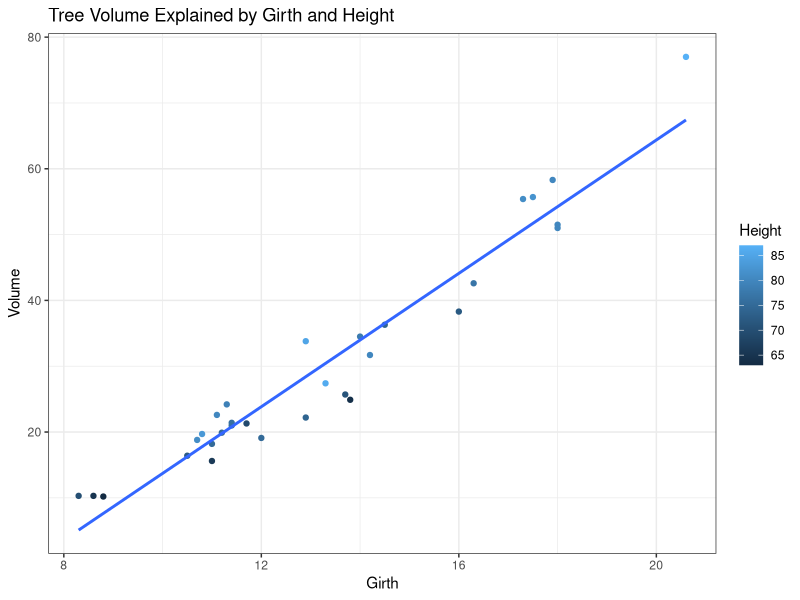
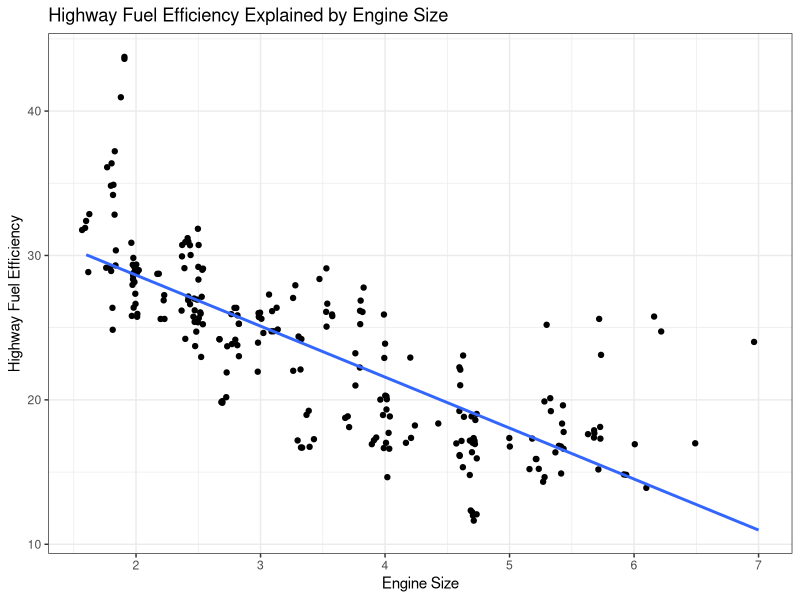
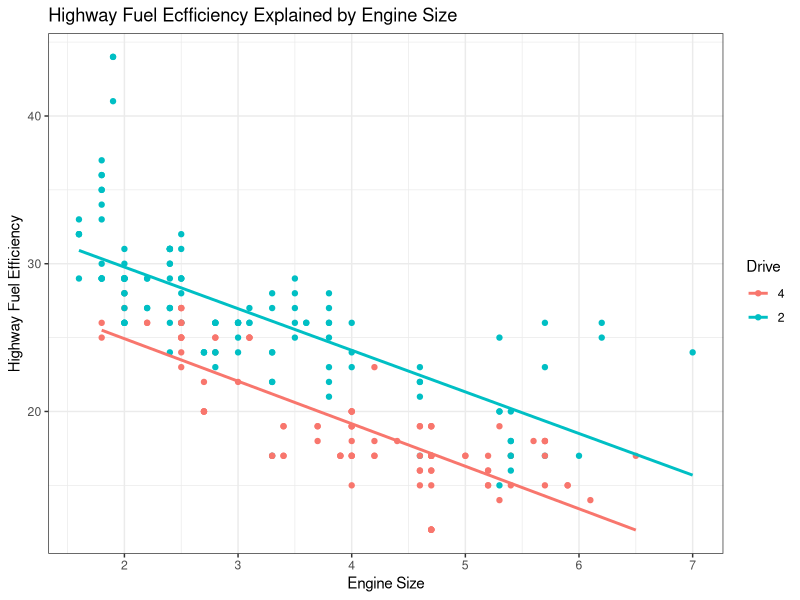
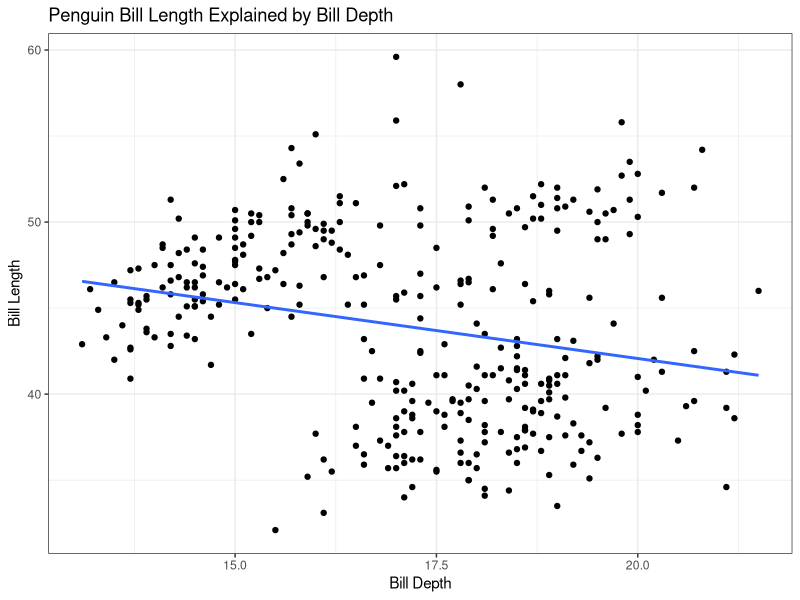
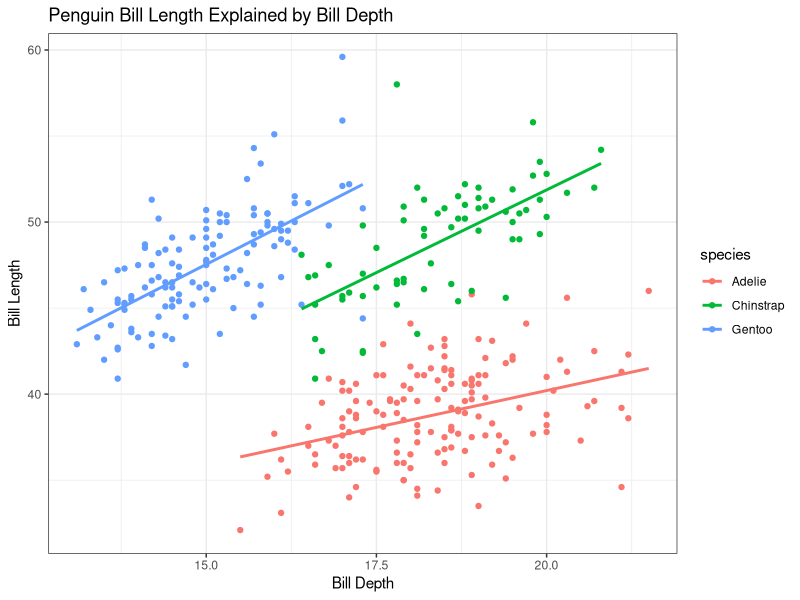

Reproduce these figures in R, in order.
## ---- chunk 1
#| label: Load Libraries
#| message: false
#| warning: false
#| include: false
library(tidyverse)
library(palmerpenguins)
## ---- chunk 2
#| label: Visualize Trees
#| echo: true
#| message: false
#| warning: false
trees %>% 
  ggplot(aes(Girth, Volume, colour = Height)) +
  geom_point() +
  geom_smooth(method = lm, se =F) +
  theme_bw() +
  labs(
    title = "Tree Volume Explained by Girth and Height"
    )

tree_model <- lm(Volume ~Girth + Height, data=trees)
summary(tree_model)
# Girth coefficient = 4.7082, for every incremental change in Girth, Volume increases by 4.7082
# Height coefficient = 0.3393, for every incremental change in Height, Volume increases by 0.3393

# Both Girth and Height are statistically significant. Together they explain 94.4% of the variation in tree Volume
## ---- chunk 3
#| label: Visualize MPG Simple Linear Regression
#| echo: true
#| message: false
#| warning: false
mpg %>% 
  ggplot(aes(displ, hwy)) +
  geom_jitter() +
  geom_smooth(method = lm, se = F) +
  theme_bw() +
  labs(
    title = "Highway Fuel Efficiency Explained by Engine Size",
    x = "Engine Size",
    y = "Highway Fuel Efficiency"
  )

car_model <- lm(hwy ~ displ, data=mpg)
summary(car_model)

# For every increase in engine size, we see a drop in fuel economy of -3.5306.
## ---- chunk 4
#| label: Visualize MPG Multiple Linear Regression
#| echo: true
#| message: false
#| warning: false
mpg %>% 
  mutate(drv = fct_recode(drv, "2" = "f", "2" = "r")) %>% 
  ggplot(aes(displ, hwy, colour = drv)) +
  geom_point() +
  geom_smooth(method = lm, se = F) +
  theme_bw() +
  labs(
    title = "Highway Fuel Ecfficiency Explained by Engine Size",
    x = "Engine Size",
    y = "Highway Fuel Efficiency",
    colour = "Drive"
  )

# Create linear model
mpg %>%
  mutate(drv = fct_recode(drv, "2" = "f", "2" = "r")) %>% 
  lm(hwy ~ displ + drv, data = .) %>% 
  summary()

# the model coefficient for drive shows "drv2". R automatically # makes one of the categories (fwd or rwd) the reference for the # other. If you keep all other variables constant, moving from a # 4wd to a 2wd will improve engine efficiency by 4.9486

# By default it is choosing them in alphabetical order but you 
# can control that

# 73% of the change in highway fuel efficiency can be explained by engine size and drive type
## ---- chunk 5
#| label: Visualize Palmer Penguins, Linear Regression
#| echo: true
#| message: false
#| warning: false
penguins %>% 
  ggplot(aes(bill_depth_mm, bill_length_mm)) +
  geom_point() +
  geom_smooth(method = lm, se = F) +
  theme_bw() +
  labs(
    title = "Penguin Bill Length Explained by Bill Depth",
    x = "Bill Depth",
    y = "Bill Length"
    )

# create linear model
penguins %>%
  lm(bill_length_mm ~ bill_depth_mm, data = .) %>% 
  summary()

# Bill depth on its own, only explains about 5% of the variation we see in bill length.

# When all three species are combined, for every increase (mm) in bill depth, we see a decrease in bill length of -0.6498 mm.
## ---- chunk 6
#| label: Visualize Palmer Penguins, Multiple Regression
#| echo: true
#| message: false
#| warning: false
penguins %>% 
  ggplot(aes(bill_depth_mm, bill_length_mm, color = species)) +
  geom_point() +
  geom_smooth(method = lm, se = F) +
  theme_bw() +
  labs(
    title = "Penguin Bill Length Explained by Bill Depth",
    x = "Bill Depth",
    y = "Bill Length"
    )

penguins %>%
  lm(bill_length_mm ~ bill_depth_mm + species, data = .) %>% 
  summary()

# By adding the categorical variable "species", we see 
# significant improvement in our model performance. 
# our model now shows the combination of bill depth and 
# species explains 78.7 % of the variation in bill length.
